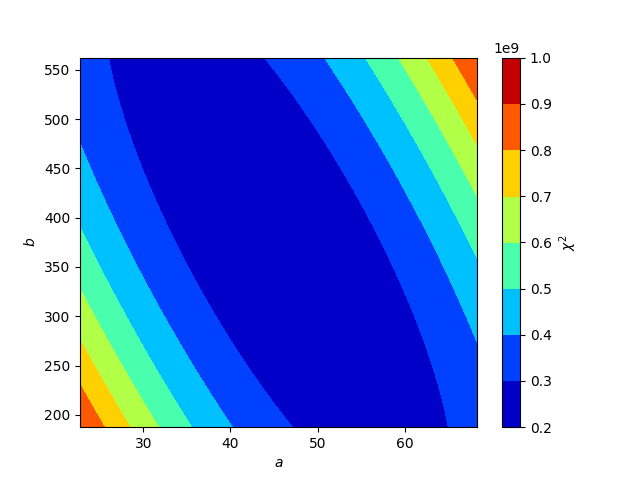

Write the Python code that produced this figure.
import matplotlib.pyplot as plt
import numpy as np
from scipy.optimize import curve_fit

def fitting(x, a, b):
    y_fit = a*x**2 + b*x
    return y_fit

x = np.arange(-10, 20, 1)
y = 1.4*x**2 + 0.2*x + 4.3*x**3

p0 = [1, 1]
parameters, cov = curve_fit(fitting, x, y, p0=p0)
print(parameters)

param1 = np.linspace(parameters[0]*0.5, parameters[0]*1.5, 100)
param2 = np.linspace(parameters[1]*0.5, parameters[1]*1.5, 100)

X, Y = np.meshgrid(param1, param2)

Z = np.empty(X.shape)
for i in range(len(X)):
    for j in range(X.shape[0]):
        Z[i, j] = (np.sum((y - fitting(x, X[i,j], Y[i,j]))**2))

fig = plt.figure()

cp = plt.contourf(X, Y, Z, cmap='jet')
plt.colorbar(cp, label=r'$\chi^2$')

plt.xlabel(r'$a$')
plt.ylabel(r'$b$')
plt.savefig('chi2_example.png')
plt.show()
